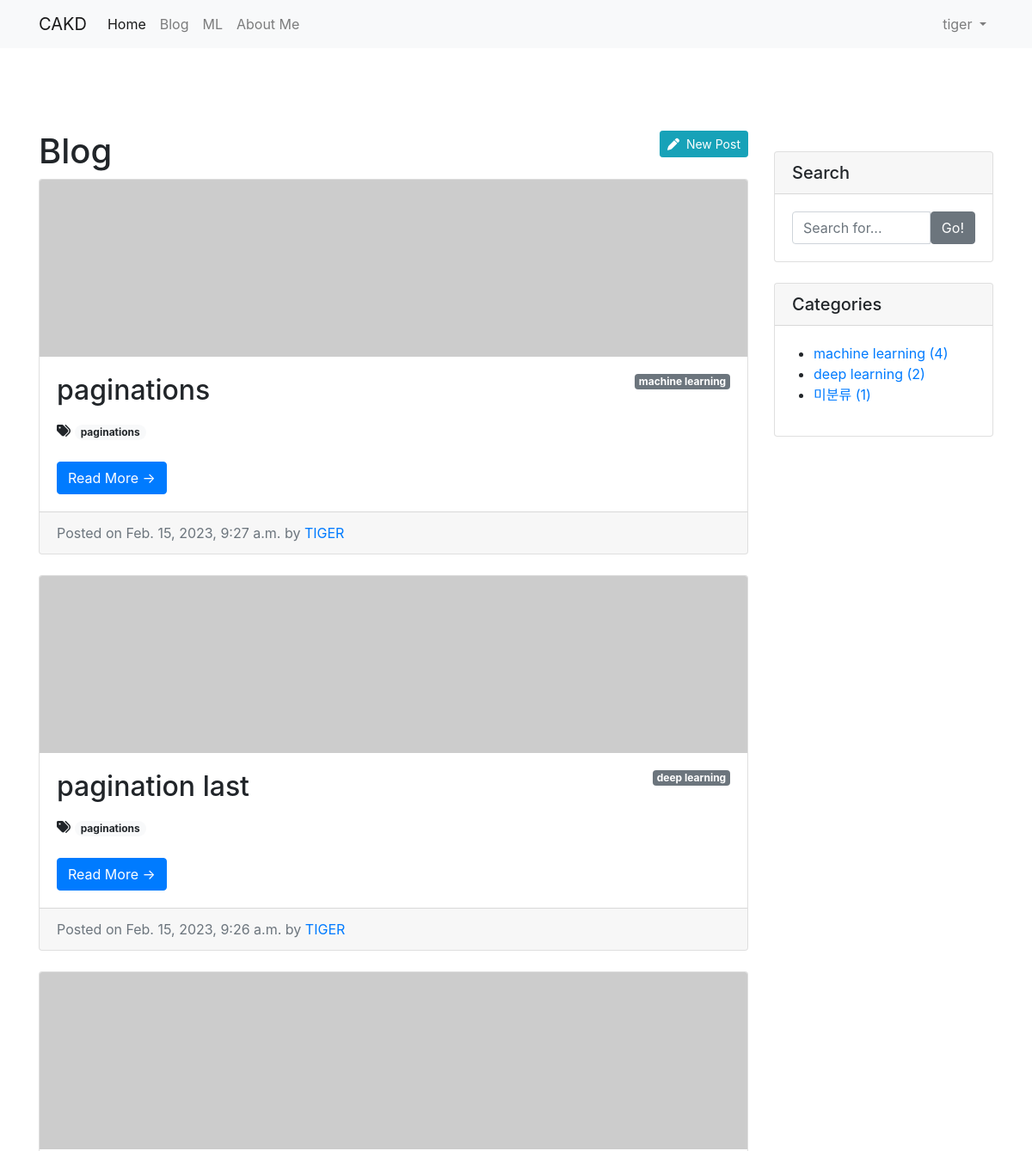
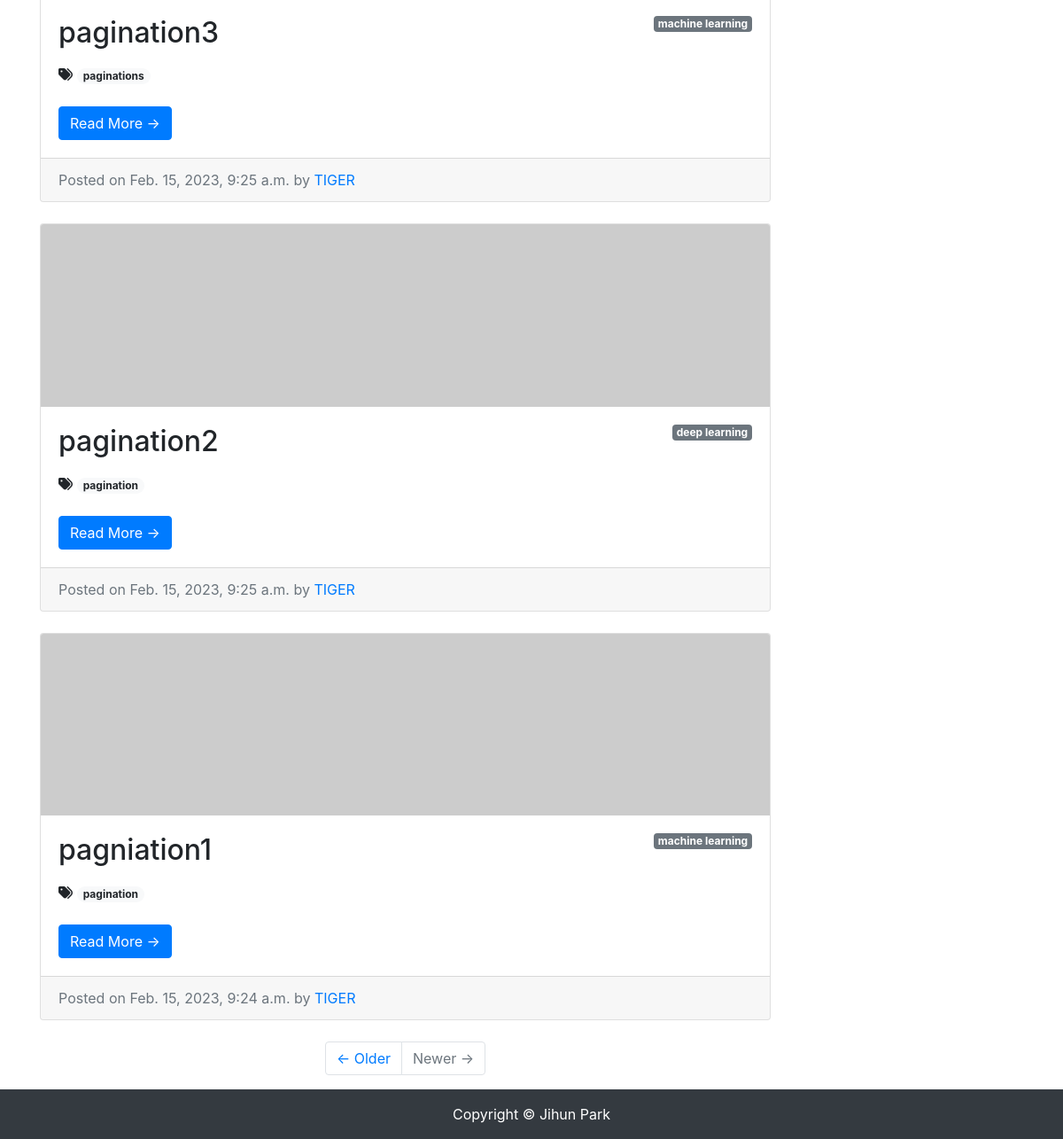
Page /blog/ (signed in) on the committed database (2 pictures, top to bottom).
### blog/models.py (models this page shows, shortened)
class Post(models.Model):
    title = models.CharField(max_length=30)
    hook_text = models.CharField(max_length=100, blank=True)
    content = models.TextField()
    head_image = models.ImageField(upload_to='blog/images/%Y/%m/%d/', blank=True)
    file_upload = models.FileField(upload_to='blog/files/%Y/%m/%d/', blank=True)
    created_at = models.DateTimeField(auto_now_add=True)
    updated_at = models.DateTimeField(auto_now=True)
    author = models.ForeignKey(User, null=True, on_delete=models.SET_NULL)
    category = models.ForeignKey(Category, null=True, blank=True, on_delete=models.SET_NULL)
    tags = models.ManyToManyField(Tag, blank=True)
    def get_absolute_url(self): # 객체의 상세 페이지로 이동할 수 있는 링크를 만들 수 있음. url 생성 규칙을 정의하는 메서드
        return f'/blog/{self.pk}/'
    def get_content_markdown(self):
        return markdown(self.content)

class Category(models.Model):
    name = models.CharField(max_length=50, unique=True)
    slug = models.SlugField(max_length=200, unique=True, allow_unicode=True)
    def __str__(self):
        return self.name
    def get_absolute_url(self):
        return f'/blog/category/{self.slug}/'
    class Meta:
        verbose_name_plural = 'categories'

class Tag(models.Model):
    name = models.CharField(max_length=50)
    slug = models.SlugField(max_length=200, unique=True, allow_unicode=True)
    def __str__(self):
        return self.name
    def get_absolute_url(self):
        return f'/blog/tag/{self.slug}/'

### blog/views.py (the view)
# urls.py: path('',views.PostList.as_view()),
class PostList(ListView):
    model = Post
    ordering = '-pk'
    paginate_by = 5
    def get_context_data(self, **kwargs):
        context = super(PostList, self).get_context_data()
        context['categories'] = Category.objects.all()
        context['no_category_post_count'] = Post.objects.filter(category=None).count()
        return context

### blog/templates/blog/post_list.html (shortened to what this page needs)
{% extends 'blog/base.html' %}
{% block main_area %}
    {% if user.is_authenticated %}
        {% if user.is_superuser or user.is_staff %}
            <a class="btn btn-info btn-sm float-right" href="/blog/create_post/" role="button"><i class="fas fa-pen"></i>&nbsp;&nbsp;New Post</a>
        {% endif %}
    {% endif %}
    <h1>Blog
    </h1>
    {% if post_list.exists %}
    {% for p in post_list %}
    <div class="card mb-4" id="post-{{p.pk}}">
        {% if p.head_image %}
            <img class="card-img-top" src="{{ p.head_image.url }}" alt="{{ p }} head image">
        {% else %}
            <img class="card-img-top" src="https://picsum.photos/seed/{{ p.id }}/800/200" alt="random_image">
        {% endif %}
        <div class="card-body">
            {% if p.category %}
                <span class="badge badge-secondary float-right">{{ p.category }}</span>
            {% else %}
                <span class="badge badge-secondary float-right">미분류</span>
            {% endif %}
            <h2 class="card-title">{{ p.title}}</h2>
            {% if p.tags.exists %}
                        <i class="fas fa-tags"></i>
                        {% for tag in p.tags.iterator %}
                            <a href="{{ tag.get_absolute_url }}"><span class="badge badge-pill badge-light">{{ tag }}</span></a>
                        {% endfor %}
                        <br/>
                        <br/>
                    {% endif %}
            <a href="{{ p.get_absolute_url }}" class="btn btn-primary">Read More &rarr;</a>
        </div>
        <div class="card-footer text-muted">
            Posted on {{ p.created_at}} by
            <a href="#">{{p.author | upper}}</a>
        </div>
    </div>
{% endfor %}
    {% else %}
        <h3>아직 게시물이 없습니다.</h3>
    {% endif %}
    {% if is_paginated %}
     <ul class="pagination justify-content-center mb-4">
        {% if page_obj.has_next %}
                <li class="page-item">
                    <a class="page-link" href="?page={{ page_obj.next_page_number }}">&larr; Older</a>
                </li>
            {% else %}
                <li class="page-item disabled">
                    <a class="page-link" href="#">&larr; Older</a>
                </li>
            {% endif %}
            {% if page_obj.has_previous %}
                <li class="page-item">
                    <a class="page-link" href="?page={{ page_obj.previous_page_number }}">Newer &rarr;</a>
                </li>
            {% else %}
                <li class="page-item disabled">
                    <a class="page-link" href="#">Newer &rarr;</a>
                </li>
            {% endif %}
    </ul>
    {% endif %}
{% endblock %}

### blog/templates/blog/base.html (shortened to what this page needs)
<!DOCTYPE html>
<html lang="en">
<head>
    <link rel="stylesheet" href="https://cdn.jsdelivr.net/npm/bootstrap@4.5.3/dist/css/bootstrap.min.css">
</head>
<body>
    {% include 'blog/navbar.html' %}
    <div class="container pt-5 my-5">
        <div class="row">
            <div class="col-md-8 col-lg-9" id="main-area">
                {% block main_area %}
                {% endblock %}
            </div>
            <div class="col-md-4 col-lg-3">
                <div class="card my-4">
                    <h5 class="card-header">Search</h5>
                    <div class="card-body">
                        <div class="input-group">
                            <input type="text" class="form-control" placeholder="Search for..." id="search-input">
                            <span class="input-group-btn">
                                    <button class="btn btn-secondary" type="button" onclick="searchPost();">Go!</button>
                                </span>
                        </div>
                    </div>
                </div>
                <div class="card my-4" id="categories-card">
                    <h5 class="card-header">Categories</h5>
                    <div class="card-body">
                        <div class="row">
                            <ul>
                                {% for category in categories %}
                                <li>
                                    <a href="{{ category.get_absolute_url }}">{{ category }} ({{ category.post_set.count }})</a>
                                </li>
                                {% endfor %}
                                <li>
                                    <a href="/blog/category/no_category/">미분류 ({{ no_category_post_count }})</a>
                                </li>
                            </ul>
                        </div>
                    </div>
                </div>
            </div>
        </div>
    </div>
    <div class="fixed-bottom">
    {% include 'blog/footer.html' %}
    </div>
</body>
</html>

### blog/templates/blog/navbar.html (shortened to what this page needs)
{% load socialaccount %}
<nav class="navbar navbar-expand-lg navbar-light bg-light">
    <div class="container">
        <a class="navbar-brand" href="/">CAKD</a>
        <div class="collapse navbar-collapse" id="navbarNavDropdown">
            <ul class="navbar-nav">
                <li class="nav-item active">
                    <a class="nav-link" href="/">Home</a>
                </li>
                <li class="nav-item">
                    <a class="nav-link" href="/blog/">Blog</a>
                </li>
                <li class="nav-item">
                    <a class="nav-link" href="/ml/">ML</a>
                </li>
                <li class="nav-item">
                    <a class="nav-link" href="/about_me/">About Me</a>
                </li>
            </ul>
            <ul class="navbar-nav ml-auto"> {% if user.is_authenticated %} <li class="nav-item dropdown">
                    <a class="nav-link dropdown-toggle" href="#" id="navbarDropdownMenuLink" role="button"
                        data-toggle="dropdown" aria-haspopup="true" aria-expanded="false"> {{ user.username }} </a>
                </li> {% else %} <li class="nav-item">
                    <a class="nav-link" href="#" data-toggle="modal" data-target="#loginModal">Log In</a>
                </li> {% endif %} </ul>
        </div>
    </div>
</nav>

### rows in the picture
Post: category "machine learning", title "paginations", created_at "Feb. 15, 2023, 9:27 a.m.", author "TIGER"
Tag: name "paginations"
Post: category "deep learning", title "pagination last", created_at "Feb. 15, 2023, 9:26 a.m.", author "TIGER"
Post: category "machine learning", title "pagination3", created_at "Feb. 15, 2023, 9:25 a.m.", author "TIGER"
Post: category "deep learning", title "pagination2", created_at "Feb. 15, 2023, 9:25 a.m.", author "TIGER"
Tag: name "pagination"
Post: category "machine learning", title "pagniation1", created_at "Feb. 15, 2023, 9:24 a.m.", author "TIGER"
Category: name "machine learning", post_set.count "4"
Category: name "deep learning", post_set.count "2"

### other values in the picture
{{ user.username }} "tiger"
{{ no_category_post_count }} "1"
